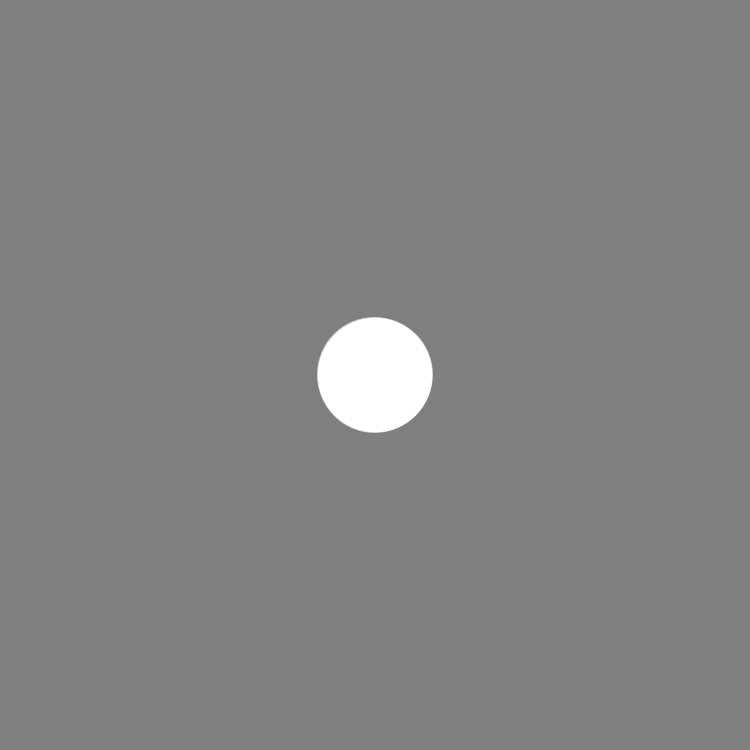
Frame 1 (no input)
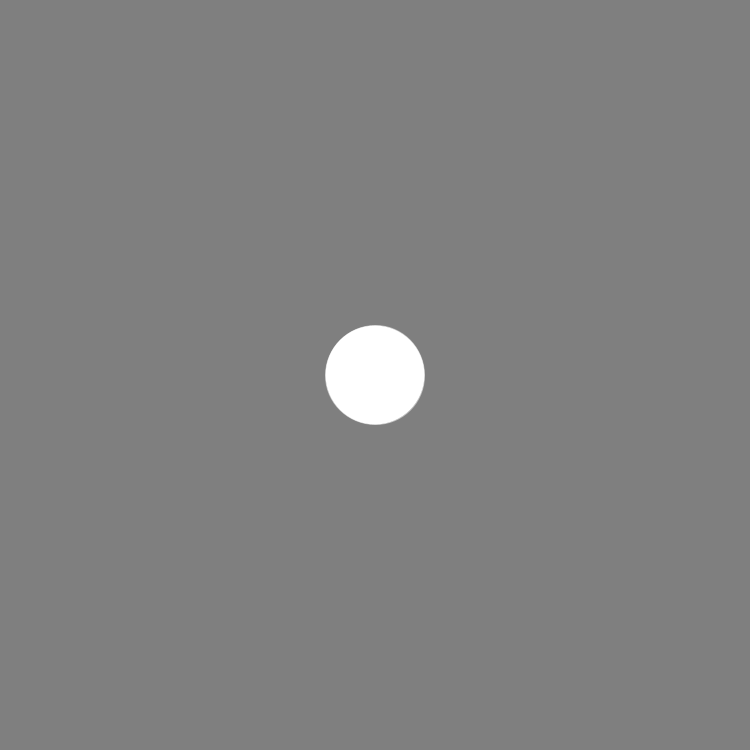
Frame 60 (the mouse pressed at the canvas centre just before this capture)
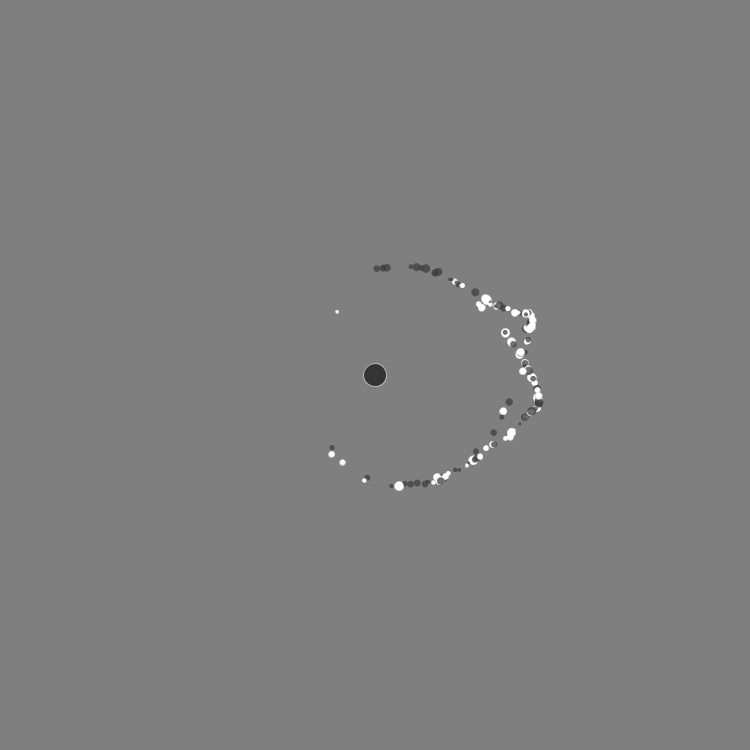
Frame 120 (the mouse held since frame 60 and released just before this capture)

The Processing sketch that drew these frames (run headless with seeded random() and noise(); from frame 60 on, the mouse is pressed at the canvas centre):

// Processing sketch: processing_170569
// ── processing_170569.pde

//DECLARE
ArrayList amoebaCollection;

int depth = 150; //NUMBER_OF_PARTICLES
float particleS = 3; //SIZE_OF_PARTICLE


float circClr = 0;
float transparency = 0;
float hiveS = 0;

void setup() {
  size(750, 750);
  smooth();

  //INITIALIZE
  amoebaCollection = new ArrayList();

  for (int i = 0; i < depth; i++) {

    PVector origin = new PVector(random(0.5*width, 0.5*height), random(0.5*width, 0.5*height), 0);
    Amoeba myAmoeba = new Amoeba(origin);
    amoebaCollection.add(myAmoeba);
  }
}

void draw() {

  noStroke();
  fill(127.5, 127.5, 127.5, 255);
  rect(0, 0, 750, 750);

  //CALL_FUNCTIONALITY
  for (int i = 0; i < amoebaCollection.size(); i++) {
    Amoeba mb = (Amoeba) amoebaCollection.get(i);
    mb.run();
  }
  fill(circClr, circClr, circClr, transparency);
  ellipse(0.5*height, 0.5*width, hiveS, hiveS);
}


class Amoeba {
  //GLOBAL_VARIABLES

  float distance = 0;
  float dif = 0;
  PVector loc = new PVector ();
  PVector acc = new PVector();
  PVector vel = new PVector();
  PVector speed = new PVector (random(-1, 1), random(-1, 1), 0); //SPEED_OF_PARTICLES
  PVector cent = new PVector(0.5*height, 0.5*width, 0);
  float rndmS = random(1, 3); //SCALE_FACTOR_OF_RANDOM_PARTICLE_SIZE
  float particleClr = random(0, 1); //RANDOM_PARTICLE_COLOR

  //CONSTRUCTOR 
  Amoeba(PVector _loc) {
    loc = _loc;
  }

  //FUNCTIONS
  void run() {
    display();
    move();
    followPoint();
    cohesion(0.001);
    circleExpansion();
  }

  void circleExpansion() {
    PVector target = new PVector(mouseX, mouseY);
    PVector cent = new PVector(0.5*height, 0.5*width, 0);
    float mouseDist = target.dist(cent);

    if (mouseDist > 30) {
      circClr = 255;
      transparency = 255;
    } 
    else {
      circClr = 0; 
      transparency = 150;
    }

    for (int i = 0; i < amoebaCollection.size();i++) {
      Amoeba other = (Amoeba) amoebaCollection.get(i);

      float distance = cent.dist(other.loc);

      float average = 5*distance/i;

      hiveS = 100/map(average, 0.2, 20, 1, 15);
    }
  }

  void cohesion(float magnitude) {

    PVector sum = new PVector();
    int count = 0;

    for (int i = 0; i < amoebaCollection.size();i++) {
      Amoeba other = (Amoeba) amoebaCollection.get(i);

      float distance = loc.dist(other.loc);

      if (distance > 0 && distance < 100) {

        sum.add(other.loc);
        count++;
      }
    }

    if (count > 0) {

      sum.mult(1.0/count);
    }

    PVector steer = sum;

    steer.sub(loc);

    steer.mult(magnitude);

    acc.add(steer);
  }

  void followPoint() {

    PVector target = new PVector(mouseX, mouseY);

    PVector mouse = new PVector (0.5*width, 0.5*height);

    float mouseDist = target.dist(cent);

    if (mouseDist > 30) {

      mouse.sub(loc);

      PVector dif = mouse;

      float distance = dif.mag();

      dif.normalize();

      dif.limit(20/distance);

      acc.add(dif);
    }
  }

  void update() {

    vel.add(acc);

    vel.limit(1);

    loc.add(vel);
  }

  void move() {

    speed.add(acc);

    speed.limit(3);

    loc.add(speed);

    acc.limit(1);
  }

  void display() {

    if (particleClr <= 0.5) {
      fill(255, 255, 255, 255);
      stroke(255, 255, 255, 127.5);
    }
    if (particleClr > 0.5) {
      fill(63.75, 63.75, 63.75, 191.25);
      noStroke();
    }

    pushMatrix();
    translate(loc.x, loc.y);
    ellipse(0, 0, particleS*rndmS, particleS*rndmS);
    popMatrix();
  }
}
